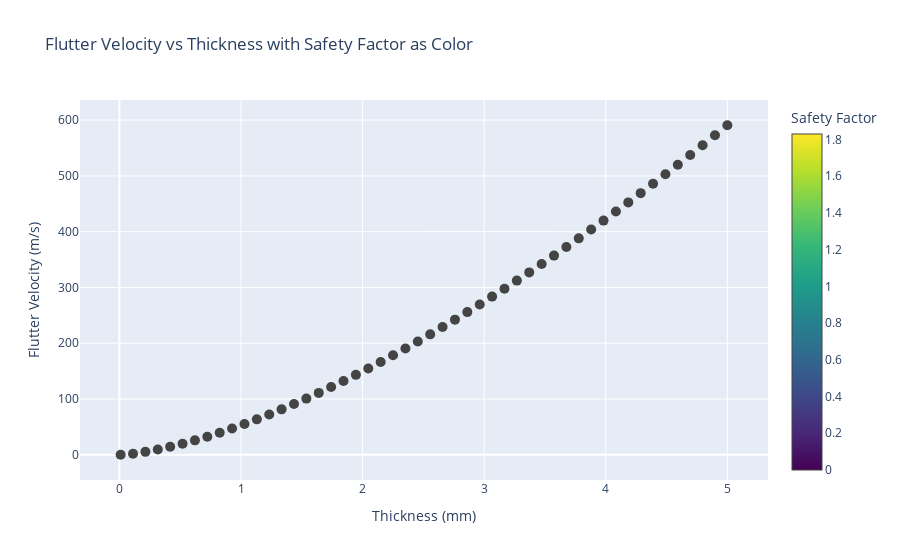

Notebook source saved alongside this figure:
### Code cell
safety_factor_normalized = (howard_safety_factors - np.min(howard_safety_factors)) / (np.max(howard_safety_factors) - np.min(howard_safety_factors))

# Create the Plotly figure
fig = go.Figure()

# Add scatter plot for Howard Flutter Velocity with color indicating safety factor
fig.add_trace(go.Scatter(
    x=thicknesses_array, 
    y=howard_flutter_grid[:, i],  # Assuming this is a 1D array for a specific altitude
    mode='markers',
    marker=dict(
        color=howard_safety_factors,  # Use the normalized safety factor for color
        size=10,
        colorscale='Viridis',  # Ensure to use the same color scale as the color bar
        colorbar=dict(title='Safety Factor'),
        showscale=True
    ),
    name='Howard Flutter Velocity'
))

# Update the layout of the figure
fig.update_layout(
    title='Flutter Velocity vs Thickness with Safety Factor as Color',
    xaxis_title='Thickness (mm)',
    yaxis_title='Flutter Velocity (m/s)'
)

# Show the figure
fig.show()

### Figure 1 — Plotly figure (JSON) as saved in the notebook; plotly's stock layout.template omitted (floating-point values rounded to 4 significant figures; data arrays with more than 128 entries replaced by an {"elided": "..."} marker saying what was removed)
{"data": [{"marker": {"color": {"elided": "50x50 float values"}, "colorbar": {"title": {"text": "Safety Factor"}}, "colorscale": [[0, "#440154"], [0.1111, "#482878"], [0.2222, "#3e4989"], [0.3333, "#31688e"], [0.4444, "#26828e"], [0.5556, "#1f9e89"], [0.6667, "#35b779"], [0.7778, "#6ece58"], [0.8889, "#b5de2b"], [1, "#fde725"]], "showscale": true, "size": 10}, "mode": "markers", "name": "Howard Flutter Velocity", "type": "scatter", "x": [0.01, 0.1118, 0.2137, 0.3155, 0.4173, 0.5192, 0.621, 0.7229, 0.8247, 0.9265, 1.028, 1.13, 1.232, 1.334, 1.436, 1.538, 1.639, 1.741, 1.843, 1.945, 2.047, 2.149, 2.25, 2.352, 2.454, 2.556, 2.658, 2.76, 2.861, 2.963, 3.065, 3.167, 3.269, 3.371, 3.472, 3.574, 3.676, 3.778, 3.88, 3.982, 4.083, 4.185, 4.287, 4.389, 4.491, 4.593, 4.694, 4.796, 4.898, 5], "y": [0.05284, 1.976, 5.219, 9.365, 14.25, 19.77, 25.86, 32.48, 39.58, 47.13, 55.11, 63.49, 72.27, 81.41, 90.91, 100.8, 110.9, 121.4, 132.2, 143.3, 154.7, 166.4, 178.4, 190.6, 203.2, 215.9, 229.0, 242.3, 255.8, 269.6, 283.6, 297.8, 312.3, 327.0, 341.9, 357.1, 372.5, 388.0, 403.8, 419.8, 436.1, 452.5, 469.1, 485.9, 502.9, 520.1, 537.5, 555.1, 572.9, 590.8]}], "layout": {"title": {"text": "Flutter Velocity vs Thickness with Safety Factor as Color"}, "xaxis": {"title": {"text": "Thickness (mm)"}}, "yaxis": {"title": {"text": "Flutter Velocity (m/s)"}}}}
